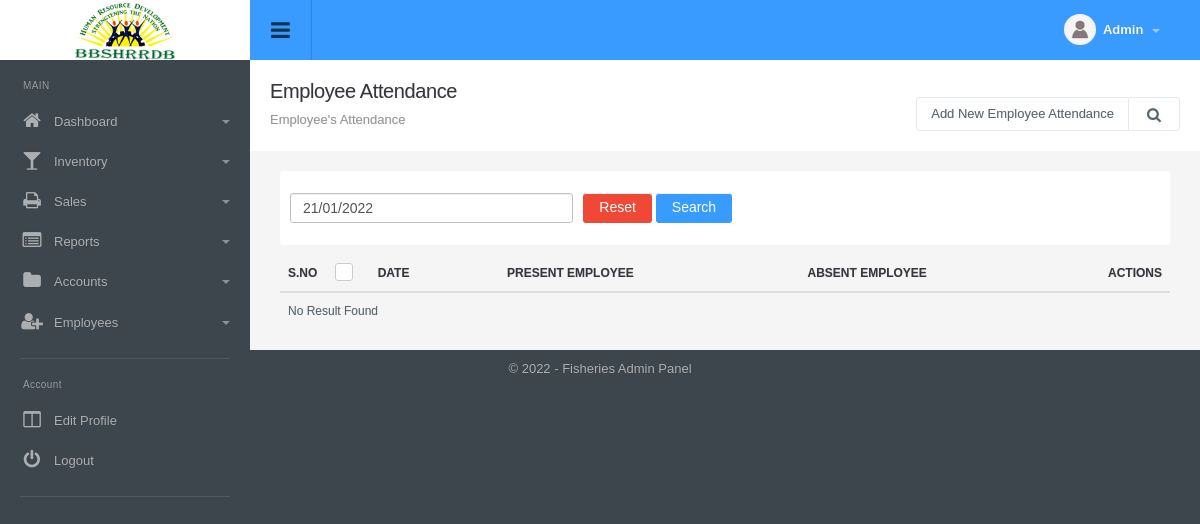
/employee_attendance_manage.php (signed in), run on the app's committed database.
### tables this page shows
CREATE TABLE `config_variable` (
  `id` int(11) NOT NULL,
  `config_type_id` int(11) NOT NULL,
  `title` varchar(512) NOT NULL,
  `notes` varchar(512) NOT NULL,
  `type` varchar(200) NOT NULL,
  `default_values` text NOT NULL,
  `key` varchar(200) NOT NULL,
  `value` text NOT NULL,
  `sortorder` int(11) NOT NULL
);

CREATE TABLE `menu` (
  `id` int(11) NOT NULL,
  `title` varchar(100) NOT NULL,
  `url` varchar(100) NOT NULL,
  `parent_id` int(11) NOT NULL,
  `depth` int(1) NOT NULL,
  `sortorder` int(11) NOT NULL,
  `icon` varchar(200) NOT NULL,
  `small_icon` varchar(200) NOT NULL
);

### include/utility.php (called while the page is built, shortened)
<?php
function get_config($var){
	global $dblink;
	$sql="select value from config_variable where `key`='".slash($var)."'";
	$resConfig=doquery($sql,$dblink);
	if(numrows($resConfig)>0){
		while($rowConfig=dofetch($resConfig))
			return unslash($rowConfig["value"]);
	}
}
$site_title=get_config("site_title");
$file_upload_root="./uploads/";
function slash($str){
	if(!is_array($str))
		return utf8_encode(addslashes($str));
	else{
		for($i=0; $i<count($str); $i++)
			$str[$i]=slash($str[$i]);
		return $str;
	}
}
function unslash($str){
	return stripslashes(utf8_decode($str));
	}

### include/db.php (called while the page is built, shortened)
<?php
function doquery($qr,$lnk){
	@$res=mysqli_query($lnk,$qr) or die($qr." - ".mysqli_error($lnk));
	return $res;
}
function dofetch($rs){
	@$rec=mysqli_fetch_array($rs);
	return $rec;
}
function numrows($rs){
	return mysqli_num_rows($rs);
}

### include/upload_center.php (the view, shortened to what this page needs)
<link href="css/general.css" type="text/css" rel="stylesheet" />

### include/header.php (shortened to what this page needs)
<!DOCTYPE html PUBLIC "-//W3C//DTD XHTML 1.0 Transitional//EN" "http://www.w3.org/TR/xhtml1/DTD/xhtml1-transitional.dtd">
<html xmlns="http://www.w3.org/1999/xhtml">
<head>
<link type="text/css" rel="stylesheet" href="css/font-awesome.min.css" />
<link type="text/css" rel="stylesheet" href="css/font-awesome.css" />
<link type="text/css" rel="stylesheet"  href="css/bootstrap.css" />
<link rel="stylesheet" href="css/bootstrap-datetimepicker.min.css" />
<link type="text/css" rel="stylesheet"  href="css/awesome-bootstrap-checkbox.css" />
<link href="css/general.css" type="text/css" rel="stylesheet" />
<link type="text/css" rel="stylesheet"  href="css/style.css" />
</head>
<body>
	<div id="wrapper" class="round_corners">
    	<div id="top" class="clearfix">
            <div class="applogo">
                <a href="index.php" class="logo"><?php $admin_logo=get_config("admin_logo"); if(empty($admin_logo)) echo $site_title; else { ?><img src="<?php echo $file_upload_root;?>config/<?php echo $admin_logo?>" /><?php }?></a>
            </div>
            <a class="sidebar-open-button" href="#"><i class="fa fa-bars"></i></a>
            <ul class="top-right">
            	<li class="dropdown link">
                	<a class="dropdown-toggle profilebox" data-toggle="dropdown" href="#">
                    	<img alt="img" src="images/profileimg-default.png">
                        <b><?php echo ucfirst((isset($_SESSION["logged_in_admin"]) && $_SESSION["logged_in_admin"]!="")?$_SESSION["logged_in_admin"]["name"]:"Guest");?></b>
                        <span class="caret"></span>
                    </a>
                </li>
           </ul>
        </div>
        <div class="sidebar clearfix">
       		<ul class="sidebar-panel nav">
  				<li class="sidetitle">MAIN</li>
				<?php
					$parents=doquery("select * from menu where parent_id=0 order by sortorder",$dblink);
					if(numrows($parents)>0){
						while($parent=dofetch($parents)){
						?>
						<li>
                        	<a href="<?php echo unslash($parent["url"])?>"><span class="icon color5"><i class="fa fa-<?php echo unslash($parent["small_icon"])?>"></i></span><?php echo unslash($parent["title"])?>
							<?php
								$submenus=doquery("select * from menu where parent_id='".$parent["id"]."' order by sortorder",$dblink);
								if(numrows($submenus)>0){
									?>
                                <span class="caret"></span></a>
                                <?php
                            }
							else{
								echo "</a>";
							}
							?>
						</li>
						<?php
					}
				}
				?>
         	</ul>
            <ul class="sidebar-panel nav">
                <li class="sidetitle">Account</li>
                <li><a href="admin_manage.php?tab=edit&id=<?php echo $_SESSION["logged_in_admin"]["id"]?>"><span class="icon color15"><i class="fa fa-columns"></i></span>Edit Profile</a></li>
                <li><a href="logout.php"><span class="icon color12"><i class="fa falist fa-power-off"></i></span>Logout</a></li>
            </ul>
	    </div>
		<div class="content">

### include/footer.php (shortened to what this page needs)
<div id="footer" class="bottom_round_corners">
	<div id="footer_content">
    	<address>&copy; <?php echo date("Y");?> - <?php echo $site_title; ?> Admin Panel</address>
    </div>
</div>
<link href="js/fancybox/jquery.fancybox.css" rel="stylesheet" type="text/css" />
<link href="js/chosen/chosen.css" rel="stylesheet" type="text/css" />
<?php include("include/upload_center.php");?>
</body>
</html>

### data on the page
config_variable: value (picture)
menu: title "Dashboard"
menu: title "Inventory"
menu: title "Sales"
menu: title "Reports"
menu: title "Accounts"
menu: title "Employees"
config_variable: value "Fisheries"
